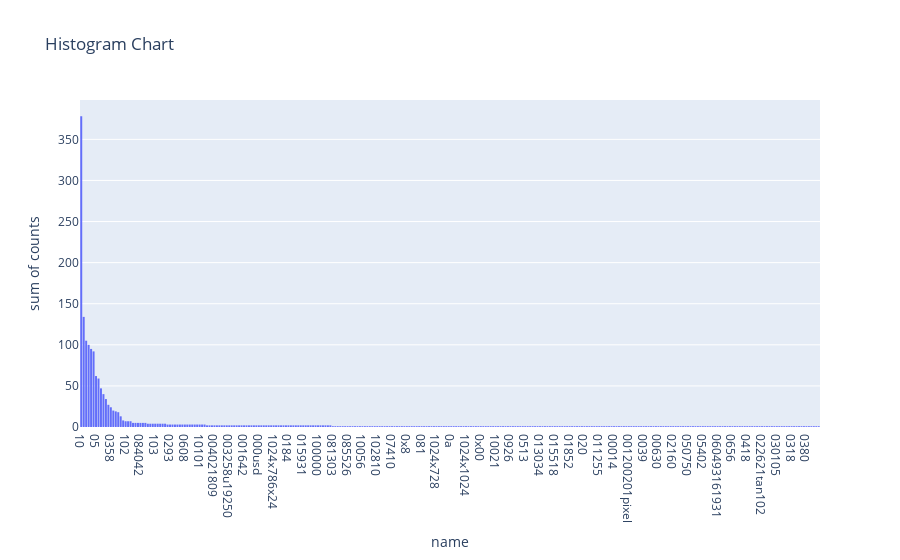

Notebook code cell kept with this figure:
### Markdown cell above
### >>> **Exercise 15 (take home):** 
Additionally, you can attempt to sort the terms on the `x-axis` by frequency instead of in alphabetical order. This way the visualization is more meaninfgul and you will be able to observe the so called [long tail](https://en.wikipedia.org/wiki/Long_tail) (get familiar with this term since it will appear a lot in data mining and other statistics courses). see picture below

![alt txt](https://upload.wikimedia.org/wikipedia/commons/thumb/8/8a/Long_tail.svg/1000px-Long_tail.svg.png)

### Code cell
# Answer here
import plotly.express as px
import plotly.graph_objects as go
from IPython.display import HTML
index = {
    "name": count_vect.get_feature_names()[:300],
    "counts": term_frequencies[:300]
}
df = pd.DataFrame(index)
print(df)
df_sort = df.sort_values(by=['counts'],ascending=False)
fig = px.histogram(df_sort,x="name", y="counts",
                    title='Histogram Chart')
fig.show()

### Figure 1 — Plotly figure (JSON) as saved in the notebook; plotly's stock layout.template omitted (floating-point values rounded to 4 significant figures; data arrays with more than 128 entries replaced by an {"elided": "..."} marker saying what was removed)
{"data": [{"alignmentgroup": "True", "bingroup": "x", "histfunc": "sum", "hovertemplate": "name=%{x}<br>sum of counts=%{y}<extra></extra>", "legendgroup": "", "marker": {"color": "#636efa", "pattern": {"shape": ""}}, "name": "", "offsetgroup": "", "orientation": "v", "showlegend": false, "type": "histogram", "x": {"elided": "300 str values"}, "xaxis": "x", "y": {"elided": "300 int values"}, "yaxis": "y"}], "layout": {"barmode": "relative", "legend": {"tracegroupgap": 0}, "title": {"text": "Histogram Chart"}, "xaxis": {"anchor": "y", "domain": [0, 1], "title": {"text": "name"}}, "yaxis": {"anchor": "x", "domain": [0, 1], "title": {"text": "sum of counts"}}}}
